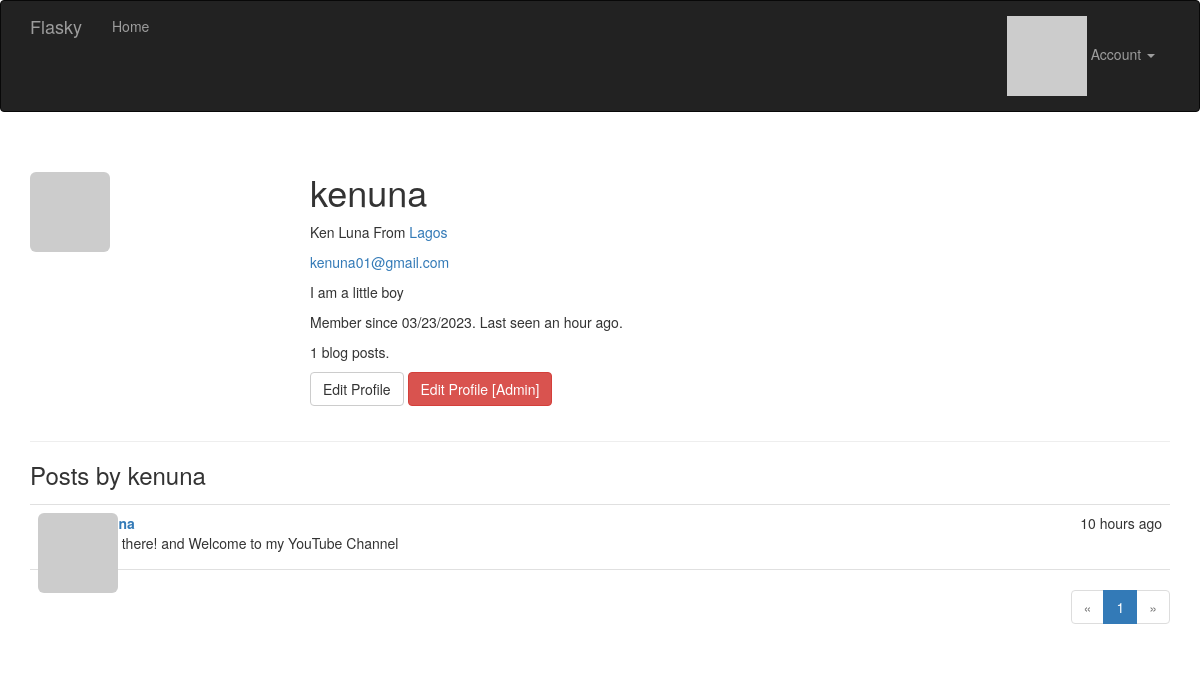
/user/kenuna (signed in), run on an earlier commit of the app's database.
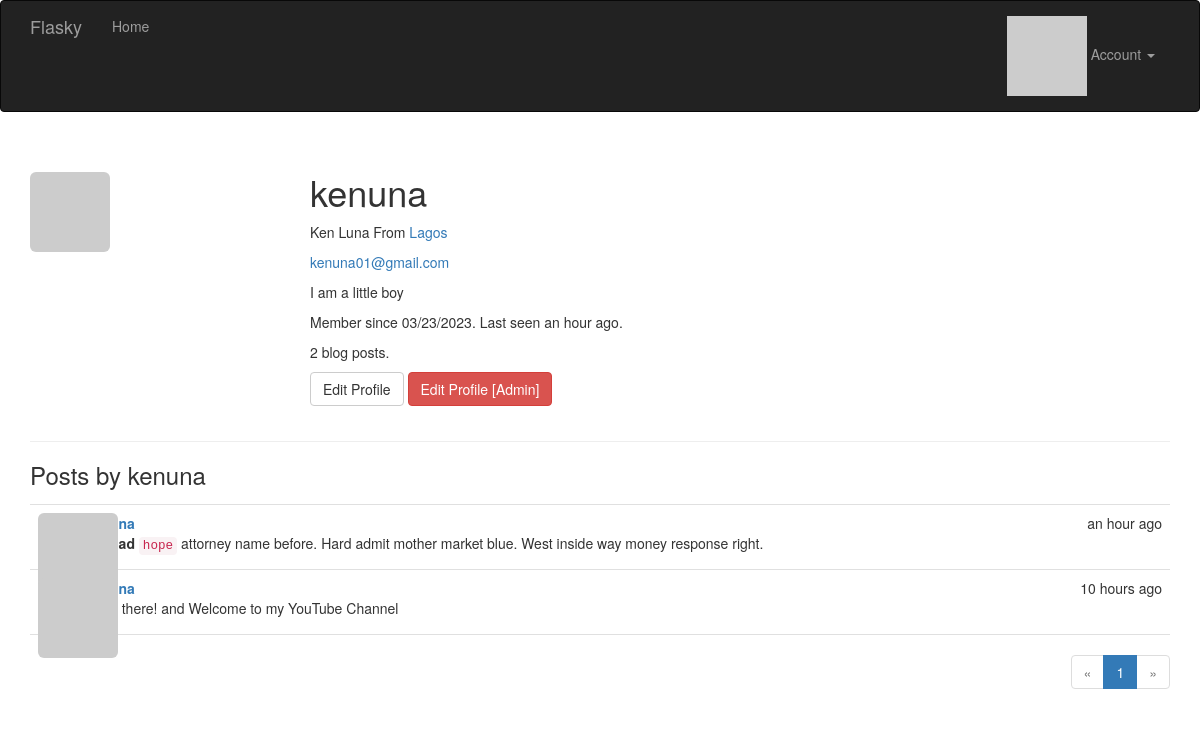
And on a later commit of the database.
### app/models.py (models this page shows, shortened)
class User(UserMixin, db.Model):
    __tablename__ = 'users'
    id = db.Column(db.Integer, primary_key=True)
    email = db.Column(db.String(64), unique=True, index=True)
    username = db.Column(db.String(64), unique=True, index=True)
    password_hash = db.Column(db.String(128))
    role_id = db.Column(db.Integer, db.ForeignKey('roles.id'))
    confirmed = db.Column(db.Boolean, default=False)
    name = db.Column(db.String(64))
    location = db.Column(db.String(64))
    about_me = db.Column(db.Text())
    member_since = db.Column(db.DateTime(), default=datetime.utcnow)
    last_seen = db.Column(db.DateTime(), default=datetime.utcnow)
    avatar_hash = db.Column(db.String(32))
    posts = db.relationship('Post', backref='author', lazy='dynamic')
    @property
    def password(self):
        raise AttributeError('password is not a readable attribute')
    def ping(self):
        self.last_seen = datetime.utcnow()
        db.session.add(self)
        db.session.commit()
    def can(self, perm):
        return self.role is not None and self.role.has_permission(perm)
    def is_administrator(self):
        return self.can(Permission.ADMIN)
    def gravatar(self, size=100, default='identicon', rating='g'):
        if request.is_secure:
            url = 'https://secure.gravatar.com/avatar'
        else:
            url = 'https://gravatar.com/avatar'
        hash = hashlib.md5(self.email.lower().encode('utf-8')).hexdigest()
        return '{url}/{hash}?s={size}&d={default}&r={rating}'.format(
            url=url, hash=hash, size=size, default=default, rating=rating)

class Post(db.Model):
    __tablename__ = 'posts'
    id = db.Column(db.Integer, primary_key=True)
    body = db.Column(db.Text)
    body_html = db.Column(db.Text)
    timestamp = db.Column(db.DateTime, index=True, default=datetime.utcnow)
    author_id = db.Column(db.Integer, db.ForeignKey('users.id'))

### app/main/views.py (the view)
@main.route('/user/<username>')
def user(username):
    user = User.query.filter_by(username=username).first_or_404()
    page = request.args.get('page', 1, type=int)
    pagination = user.posts.order_by(Post.timestamp.desc()).paginate(
        page=page, per_page=current_app.config['FLASKY_POSTS_PER_PAGE'],
        error_out=False)
    posts = pagination.items
    return render_template('user.html', user=user, posts=posts,
                           pagination=pagination)

### app/auth/views.py (called while the page is built)
@auth.before_app_request
def before_request():
    if current_user.is_authenticated:
        current_user.ping()
        if not current_user.confirmed \
                and request.endpoint \
                and request.blueprint != 'auth' \
                and request.endpoint != 'static':
            return redirect(url_for('auth.unconfirmed'))

### app/main/__init__.py (called while the page is built)
@main.app_context_processor
def inject_permissions():
    return dict(Permission=Permission)

### app/models.py (called while the page is built)
@login_manager.user_loader
def load_user(user_id):
    return User.query.get(int(user_id))

    def has_permission(self, perm):
        return self.permissions & perm == perm

### app/templates/user.html (shortened to what this page needs)
{% extends "base.html" %}
{% import "_macros.html" as macros %}
{% block page_content %}
<div class="page-header">
    <img class="img-rounded profile-thumbnail" src="{{ current_user.gravatar(size=256) }}">
    <div class="profile-header">
        <h1>{{ user.username }}</h1>
        {% if user.name or user.location %}
        <p>
            {% if user.name %}{{ user.name }}{% endif %}
            {% if user.location %}
                From <a href="http://maps.google.com/?q={{ user.location }}">
                    {{ user.location }}
                </a>
            {% endif %}
        </p>
        {% endif %}
        {% if current_user.is_administrator() %}
        <p><a href="mailto:{{ user.email }}">{{ user.email }}</a></p>
        {% endif %}
        {% if user.about_me %}<p>{{ user.about_me }}</p>{% endif %}
        <p>
            Member since {{ moment(user.member_since).format('L') }}.
            Last seen {{ moment(user.last_seen).fromNow() }}.
        </p>
        <p>{{ user.posts.count() }} blog posts.</p>
        <p>
        {% if user == current_user %}
        <a class="btn btn-default" href="{{ url_for('.edit_profile') }}">
            Edit Profile
        </a>
        {% endif %}
        {% if current_user.is_administrator() %}
        <a class="btn btn-danger"
            href="{{ url_for('.edit_profile_admin', id=user.id) }}">
            Edit Profile [Admin]
        </a>
        {% endif %}
        </p>
    </div>
</div>
<h3>Posts by {{ user.username }}</h3>
{% include '_posts.html' %}
{% if pagination %}
<div class="pagination">
    {{ macros.pagination_widget(pagination, '.user', username=user.username) }}
</div>
{% endif %}
{% endblock %}

### app/templates/base.html (shortened to what this page needs)
{% extends "bootstrap/base.html" %}
{% block head %}
{{ super() }}
<link rel="stylesheet" type="text/css" href="{{ url_for('static', filename='styles.css') }}">
{% endblock %}
{% block navbar %}
<div class="navbar navbar-inverse" role="navigation">
    <div class="container">
        <div class="navbar-header">
            <a class="navbar-brand" href="{{ url_for('main.index') }}">Flasky</a>
        </div>
        <div class="navbar-collapse collapse">
            <ul class="nav navbar-nav">
                <li><a href="{{ url_for('main.index') }}">Home</a></li>
            </ul>
            <ul class="nav navbar-nav navbar-right">
                {% if current_user.is_authenticated %}
                <li class="dropdown">
                    <a href="#" class="dropdown-toggle" data-toggle="dropdown">
                        <img src="{{ current_user.gravatar(size=18) }}">
                        Account <b class="caret"></b>
                    </a>
                </li>
                {% else %}
                <li><a href="{{ url_for('auth.login') }}">Log In</a></li>
                {% endif %}
            </ul>
        </div>
    </div>
</div>
{% endblock %}
{% block content %}
<div class="container">
    {% block page_content %}{% endblock %}
</div>
{% endblock %}

### app/templates/_macros.html
{% macro pagination_widget(pagination, endpoint) %}
<ul class="pagination">
    <li{% if not pagination.has_prev %} class="disabled"{% endif %}>
        <a href="{% if pagination.has_prev %}{{ url_for(endpoint, page=pagination.prev_num, **kwargs) }}{% else %}#{% endif %}">
            &laquo;
        </a>
    </li>
    {% for p in pagination.iter_pages() %}
        {% if p %}
            {% if p == pagination.page %}
            <li class="active">
                <a href="{{ url_for(endpoint, page = p, **kwargs) }}">{{ p }}</a>
            </li>
            {% else %}
            <li>
                <a href="{{ url_for(endpoint, page = p, **kwargs) }}">{{ p }}</a>
            </li>
            {% endif %}
        {% else %}
        <li class="disabled"><a href="#">&hellip;</a></li>
        {% endif %}
    {% endfor %}
    <li{% if not pagination.has_next %} class="disabled"{% endif %}>
        <a href="{% if pagination.has_next %}{{ url_for(endpoint, page=pagination.next_num, **kwargs) }}{% else %}#{% endif %}">
            &raquo;
        </a>
    </li>
</ul>
{% endmacro %}

### app/templates/_posts.html (shortened to what this page needs)
<ul class="posts">
    {% for post in posts %}
    <li class="post">
        <div class="post-thumbnail">
            <a href="{{ url_for('.user', username=post.author.username) }}">
                <img class="img-rounded profile-thumbnail"
                    src="{{ post.author.gravatar(size=40) }}">
            </a>
        </div>
        <div class="post-content">
            <div class="post-date">{{ moment(post.timestamp).fromNow() }}</div>
            <div class="post-author">
                <a href="{{ url_for('.user', username=post.author.username) }}">
                </a>
            </div>
            <div class="post-body">
                {% if post.body_html %}
                    {{ post.body_html | safe }}
                {% else %}
                    {{ post.body }}
                {% endif %}
            </div>
        </div>
    </li>
    {% endfor %}
</ul>

### app/static/styles.css (style rules this page uses)
.profile-thumbnail { position: absolute; }
.profile-header { min-height: 260px; margin-left: 280px; }
ul.posts { list-style-type: none; padding: 0px; margin: 16px 0px 0px 0px; border-top: 1px solid #e0e0e0; }
ul.posts li.post { padding: 8px; border-bottom: 1px solid #e0e0e0; }
div.post-date { float: right; }
div.post-author { font-weight: bold; }
div.post-thumbnail { position: absolute; }
div.post-content { margin-left: 48px; min-height: 48px; }
div.pagination { width: 100%; text-align: right; padding: 0px; margin: 0px; }

What changed in the data, as far as the page shows it:
added Post: timestamp "an hour ago", body_html "hope attorney name before. Hard admit mother market blue. West inside way money response right."
Also different on the page:
{{ user.posts.count() }}: "1" → "2"
